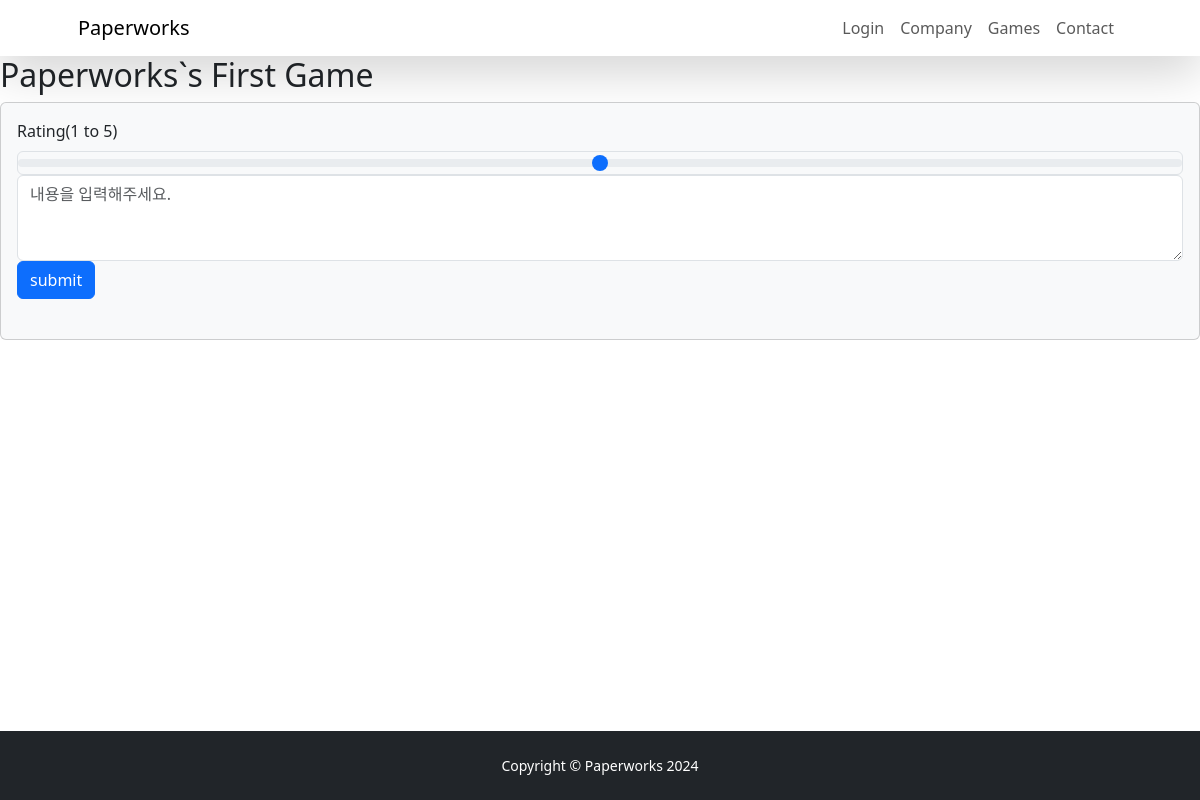
Before: /games/1/ with the older database file.
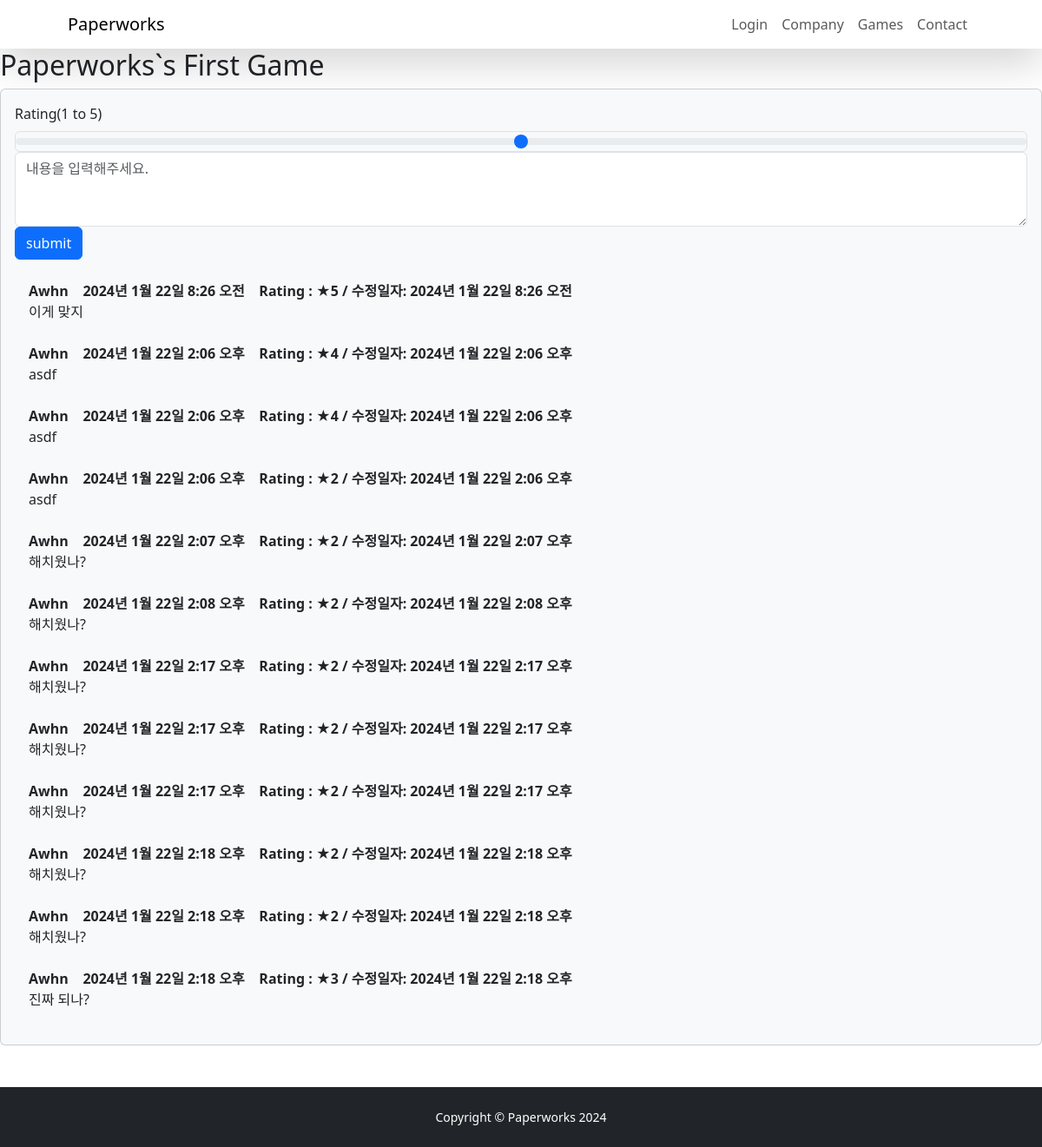
After: the same page with the newer database file.
### games/models.py (models this page shows)
class Comments(models.Model) :
    author = models.ForeignKey(User, on_delete=models.CASCADE)
    content_list = models.ForeignKey(GameContents, on_delete=models.CASCADE)
    content = models.TextField()
    rating = models.IntegerField()
    create_date = models.DateTimeField(auto_now_add=True)
    modify_date = models.DateTimeField(auto_now=True)

### games/views.py (the view)
# urls.py: path('<int:content_id>/', views.detail),
def detail(request, content_id):
    content_list = get_object_or_404(GameContents, pk=content_id)
    context = { 'content_list': content_list}
    return render(request, 'pages/content_detail.html', context)

### templates/pages/content_detail.html (shortened to what this page needs)
{% extends 'base.html' %}
{% block content %}
<h2>{{ content_list.title }}</h2>
<section class="mb-5">
    <div class="card bg-light">
        <div class="card-body">
            <form method="post" class="mb-4" action ="{% url 'comment_create' content_list.id %}">
            <label for="Rating" class="form-label">Rating(1 to 5)</label>
            <input type="range" class="form-range form-control" min="1" max="5" name = "rating" id="rating" placeholder="5">
            <textarea id="content" name="content" class="form-control" rows="3" placeholder="내용을 입력해주세요."></textarea>
            <button type="submit" class="btn btn-primary">submit</button>
            </form>
            {% for comment in content_list.comments_set.all %}
            <div class="d-flex">
            <div class="ms-3">
            <div class="fw-bold"> {{ comment.author.username }} &nbsp&nbsp {{ comment.create_date }} &nbsp&nbsp Rating : ★{{ comment.rating }}
            {% if comment.create_date != comment.modify_date %}
            / 수정일자: {{ comment.modify_date }}
            {% endif %}
            </div>
            {{ comment.content }}
            </div>
            </div>
            <br/>
            {% endfor %}
        </div>
    </div>
</section>
{% endblock %}

Changed rows visible on the page:
added Comments: author.username "Awhn", create_date "2024년 1월 22일 8:26 오전", rating "5", modify_date "2024년 1월 22일 8:26 오전", content "이게 맞지"
added Comments: author.username "Awhn", create_date "2024년 1월 22일 2:06 오후", rating "4", modify_date "2024년 1월 22일 2:06 오후", content "asdf"
added Comments: author.username "Awhn", create_date "2024년 1월 22일 2:06 오후", rating "4", modify_date "2024년 1월 22일 2:06 오후", content "asdf"
added Comments: author.username "Awhn", create_date "2024년 1월 22일 2:06 오후", rating "2", modify_date "2024년 1월 22일 2:06 오후", content "asdf"
added Comments: author.username "Awhn", create_date "2024년 1월 22일 2:07 오후", rating "2", modify_date "2024년 1월 22일 2:07 오후", content "해치웠나?"
added Comments: author.username "Awhn", create_date "2024년 1월 22일 2:08 오후", rating "2", modify_date "2024년 1월 22일 2:08 오후", content "해치웠나?"
added Comments: author.username "Awhn", create_date "2024년 1월 22일 2:17 오후", rating "2", modify_date "2024년 1월 22일 2:17 오후", content "해치웠나?"
added Comments: author.username "Awhn", create_date "2024년 1월 22일 2:17 오후", rating "2", modify_date "2024년 1월 22일 2:17 오후", content "해치웠나?"
added Comments: author.username "Awhn", create_date "2024년 1월 22일 2:17 오후", rating "2", modify_date "2024년 1월 22일 2:17 오후", content "해치웠나?"
added Comments: author.username "Awhn", create_date "2024년 1월 22일 2:18 오후", rating "2", modify_date "2024년 1월 22일 2:18 오후", content "해치웠나?"
added Comments: author.username "Awhn", create_date "2024년 1월 22일 2:18 오후", rating "2", modify_date "2024년 1월 22일 2:18 오후", content "해치웠나?"
added Comments: author.username "Awhn", create_date "2024년 1월 22일 2:18 오후", rating "3", modify_date "2024년 1월 22일 2:18 오후", content "진짜 되나?"
